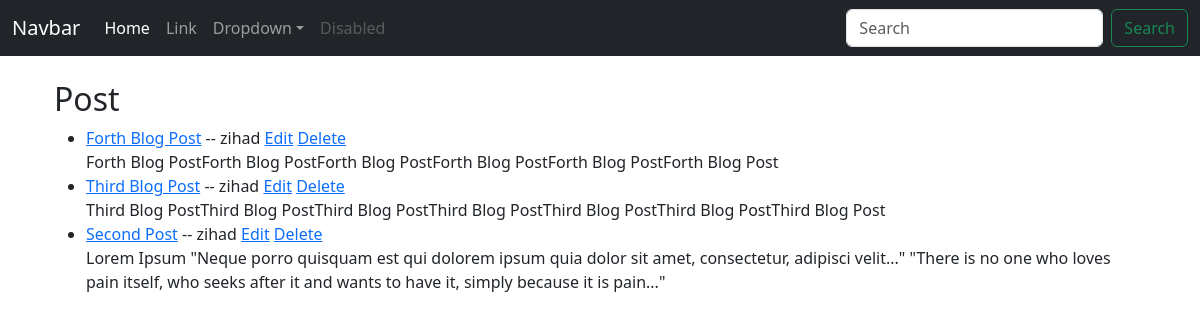
The page / on the database its author committed.
### blogApp/models.py (models this page shows, shortened)
class Post(models.Model):
    title = models.CharField(max_length=300)
    title_tag = models.CharField(max_length=300)
    author = models.ForeignKey(User, on_delete=models.CASCADE)
    body = models.TextField()
    post_date = models.DateTimeField(auto_now_add=True)

### blogApp/views.py (the view)
# urls.py: path('',HomeView.as_view(), name='home'),
class HomeView(ListView):
    model = Post
    template_name = 'home.html'
    ordering = ['-id']

### blogApp/templates/home.html (shortened to what this page needs)
{% extends 'base.html' %}
{% block content %}
  <br />
  <div class="container">
    <h2>Post</h2>
    <ul>
      {% for post in object_list %}
        <li>
          <a href="{% url 'artical-detail' post.id %}">{{ post.title }}</a> -- {{ post.author }}
          <a href="{% url 'update-artical' post.id %}">Edit</a>
          <a href="{% url 'delete-article' post.id %}">Delete</a>
          <br />
          {{ post.body }}
        </li>
      {% endfor %}
    </ul>
  </div>
{% endblock %}

### rows shown on the page
Post: title "Forth Blog Post", author "zihad", body "Forth Blog PostForth Blog PostForth Blog PostForth Blog PostForth Blog PostForth Blog Post"
Post: title "Third Blog Post", author "zihad", body "Third Blog PostThird Blog PostThird Blog PostThird Blog PostThird Blog PostThird Blog PostThird Blog Post"
Post: title "Second Post", author "zihad", body "Lorem Ipsum \"Neque porro quisquam est qui dolorem ipsum quia dolor sit amet, consectetur, adipisci velit...\" \"There is no one who loves pain itself, who seeks after it and wants to have it, simply because it is pain...\""
